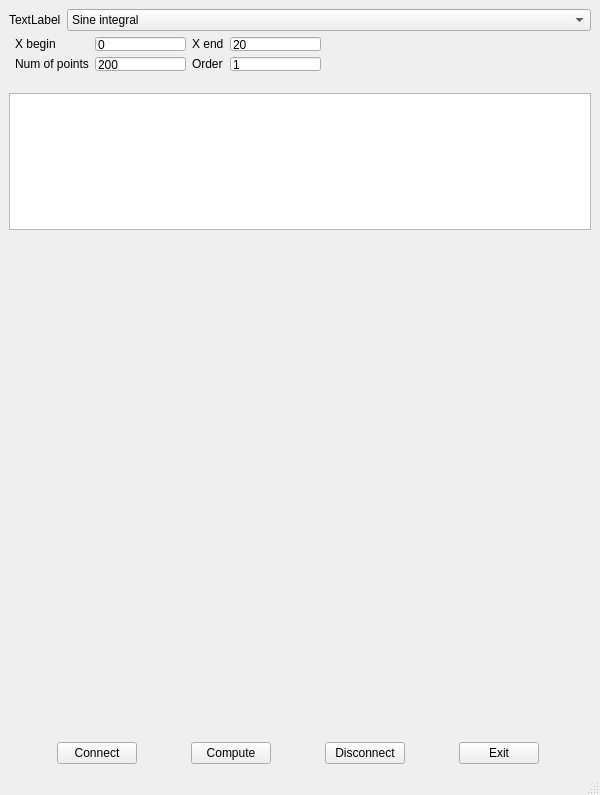
<?xml version="1.0" encoding="UTF-8"?>
<ui version="4.0">
 <class>MainWindow</class>
 <widget class="QMainWindow" name="MainWindow">
  <property name="geometry">
   <rect>
    <x>0</x>
    <y>0</y>
    <width>600</width>
    <height>795</height>
   </rect>
  </property>
  <property name="maximumSize">
   <size>
    <width>16777215</width>
    <height>16777215</height>
   </size>
  </property>
  <property name="windowTitle">
   <string>MainWindow</string>
  </property>
  <widget class="QWidget" name="centralwidget">
   <layout class="QGridLayout" name="gridLayout_4">
    <item row="0" column="0">
     <layout class="QGridLayout" name="gridLayout_3">
      <item row="4" column="0">
       <layout class="QGridLayout" name="buttons">
        <item row="0" column="0">
         <widget class="QPushButton" name="connectButton">
          <property name="sizePolicy">
           <sizepolicy hsizetype="Fixed" vsizetype="Fixed">
            <horstretch>0</horstretch>
            <verstretch>0</verstretch>
           </sizepolicy>
          </property>
          <property name="text">
           <string>Connect</string>
          </property>
         </widget>
        </item>
        <item row="0" column="2">
         <widget class="QPushButton" name="disconnectButton">
          <property name="sizePolicy">
           <sizepolicy hsizetype="Fixed" vsizetype="Fixed">
            <horstretch>0</horstretch>
            <verstretch>0</verstretch>
           </sizepolicy>
          </property>
          <property name="text">
           <string>Disconnect</string>
          </property>
         </widget>
        </item>
        <item row="0" column="3">
         <widget class="QPushButton" name="exitButton">
          <property name="sizePolicy">
           <sizepolicy hsizetype="Fixed" vsizetype="Fixed">
            <horstretch>0</horstretch>
            <verstretch>0</verstretch>
           </sizepolicy>
          </property>
          <property name="text">
           <string>Exit</string>
          </property>
         </widget>
        </item>
        <item row="0" column="1">
         <widget class="QPushButton" name="computeButton">
          <property name="sizePolicy">
           <sizepolicy hsizetype="Fixed" vsizetype="Fixed">
            <horstretch>0</horstretch>
            <verstretch>0</verstretch>
           </sizepolicy>
          </property>
          <property name="text">
           <string>Compute</string>
          </property>
         </widget>
        </item>
       </layout>
      </item>
      <item row="2" column="0">
       <widget class="QTextBrowser" name="textDebug">
        <property name="maximumSize">
         <size>
          <width>16777215</width>
          <height>150</height>
         </size>
        </property>
       </widget>
      </item>
      <item row="1" column="0">
       <layout class="QFormLayout" name="formLayout_2">
        <item row="0" column="0" colspan="2">
         <layout class="QFormLayout" name="formLayout">
          <item row="0" column="0">
           <widget class="QLabel" name="labFunction">
            <property name="text">
             <string>TextLabel</string>
            </property>
           </widget>
          </item>
          <item row="0" column="1">
           <widget class="QComboBox" name="functionBox">
            <item>
             <property name="text">
              <string>Sine integral</string>
             </property>
            </item>
            <item>
             <property name="text">
              <string>Cosine integral</string>
             </property>
            </item>
            <item>
             <property name="text">
              <string>Bessel function</string>
             </property>
            </item>
            <item>
             <property name="text">
              <string>Fresnel integral S</string>
             </property>
            </item>
            <item>
             <property name="text">
              <string>Fresnel integral C</string>
             </property>
            </item>
            <item>
             <property name="text">
              <string>wrong item</string>
             </property>
            </item>
           </widget>
          </item>
         </layout>
        </item>
        <item row="1" column="1">
         <layout class="QGridLayout" name="gridLayout">
          <item row="0" column="1">
           <widget class="QLineEdit" name="xBeg">
            <property name="sizePolicy">
             <sizepolicy hsizetype="Fixed" vsizetype="Fixed">
              <horstretch>0</horstretch>
              <verstretch>0</verstretch>
             </sizepolicy>
            </property>
            <property name="text">
             <string>0</string>
            </property>
           </widget>
          </item>
          <item row="1" column="0">
           <widget class="QLabel" name="labnPoints">
            <property name="sizePolicy">
             <sizepolicy hsizetype="Fixed" vsizetype="Fixed">
              <horstretch>0</horstretch>
              <verstretch>0</verstretch>
             </sizepolicy>
            </property>
            <property name="text">
             <string>Num of points</string>
            </property>
           </widget>
          </item>
          <item row="0" column="2">
           <widget class="QLabel" name="labXEnd">
            <property name="sizePolicy">
             <sizepolicy hsizetype="Fixed" vsizetype="Fixed">
              <horstretch>0</horstretch>
              <verstretch>0</verstretch>
             </sizepolicy>
            </property>
            <property name="text">
             <string>X end</string>
            </property>
           </widget>
          </item>
          <item row="0" column="3">
           <widget class="QLineEdit" name="xEnd">
            <property name="sizePolicy">
             <sizepolicy hsizetype="Fixed" vsizetype="Fixed">
              <horstretch>0</horstretch>
              <verstretch>0</verstretch>
             </sizepolicy>
            </property>
            <property name="text">
             <string>20</string>
            </property>
           </widget>
          </item>
          <item row="0" column="0">
           <widget class="QLabel" name="labXBegin">
            <property name="sizePolicy">
             <sizepolicy hsizetype="Fixed" vsizetype="Fixed">
              <horstretch>0</horstretch>
              <verstretch>0</verstretch>
             </sizepolicy>
            </property>
            <property name="text">
             <string>X begin</string>
            </property>
           </widget>
          </item>
          <item row="1" column="2">
           <widget class="QLabel" name="labOrder">
            <property name="sizePolicy">
             <sizepolicy hsizetype="Fixed" vsizetype="Fixed">
              <horstretch>0</horstretch>
              <verstretch>0</verstretch>
             </sizepolicy>
            </property>
            <property name="text">
             <string>Order</string>
            </property>
           </widget>
          </item>
          <item row="1" column="3">
           <widget class="QLineEdit" name="order">
            <property name="sizePolicy">
             <sizepolicy hsizetype="Fixed" vsizetype="Fixed">
              <horstretch>0</horstretch>
              <verstretch>0</verstretch>
             </sizepolicy>
            </property>
            <property name="text">
             <string>1</string>
            </property>
           </widget>
          </item>
          <item row="1" column="1">
           <widget class="QLineEdit" name="nPoints">
            <property name="sizePolicy">
             <sizepolicy hsizetype="Fixed" vsizetype="Fixed">
              <horstretch>0</horstretch>
              <verstretch>0</verstretch>
             </sizepolicy>
            </property>
            <property name="text">
             <string>200</string>
            </property>
           </widget>
          </item>
         </layout>
        </item>
       </layout>
      </item>
      <item row="3" column="0">
       <widget class="QCustomPlot" name="myPlot" native="true">
        <property name="minimumSize">
         <size>
          <width>500</width>
          <height>500</height>
         </size>
        </property>
       </widget>
      </item>
     </layout>
    </item>
   </layout>
  </widget>
  <widget class="QMenuBar" name="menubar">
   <property name="geometry">
    <rect>
     <x>0</x>
     <y>0</y>
     <width>600</width>
     <height>26</height>
    </rect>
   </property>
  </widget>
  <widget class="QStatusBar" name="statusbar"/>
 </widget>
 <customwidgets>
  <customwidget>
   <class>QCustomPlot</class>
   <extends>QWidget</extends>
   <header>qcustomplot.h</header>
   <container>1</container>
  </customwidget>
 </customwidgets>
 <resources/>
 <connections/>
</ui>
